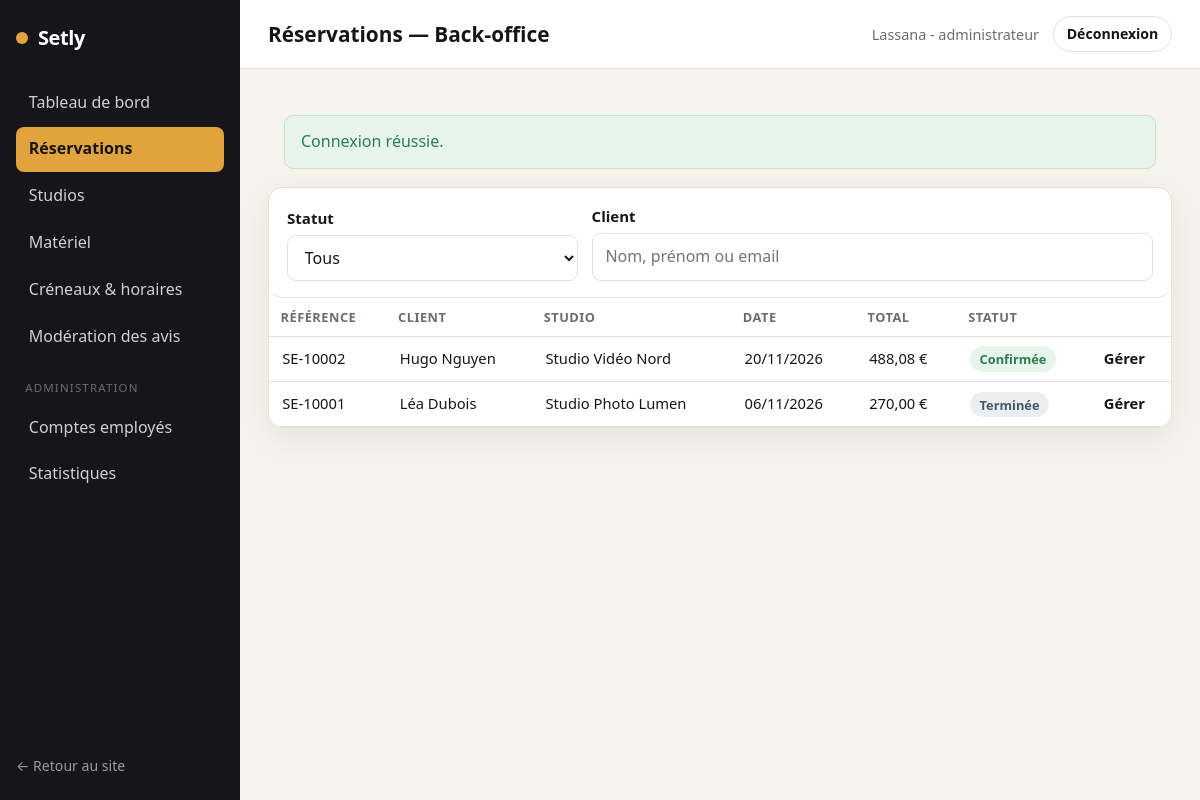
/back-office/reservations (signed in), run on the app's committed database.
### tables this page shows
CREATE TABLE reservation (
    id_reservation      INT AUTO_INCREMENT PRIMARY KEY,
    id_utilisateur      INT NOT NULL,
    id_studio           INT NOT NULL,
    reference           VARCHAR(20) NOT NULL UNIQUE,
    date_tournage       DATE NOT NULL,
    heure_debut         TIME NOT NULL,
    duree_heures        INT NOT NULL,
    nb_personnes        INT NOT NULL,
    mode_retrait        VARCHAR(20) NOT NULL DEFAULT 'sur_place',
    livraison_km        INT NOT NULL DEFAULT 0,
    prix_studio_cents   INT NOT NULL,
    reduction_cents     INT NOT NULL DEFAULT 0,
    prix_materiel_cents INT NOT NULL DEFAULT 0,
    livraison_cents     INT NOT NULL DEFAULT 0,
    total_cents         INT NOT NULL,
    statut              VARCHAR(30) NOT NULL DEFAULT 'en_attente',
    date_creation       DATETIME NOT NULL DEFAULT CURRENT_TIMESTAMP,
    CONSTRAINT fk_resa_utilisateur FOREIGN KEY (id_utilisateur) REFERENCES utilisateur(id_utilisateur),
    CONSTRAINT fk_resa_studio      FOREIGN KEY (id_studio)      REFERENCES studio(id_studio),
    CONSTRAINT chk_statut CHECK (statut IN
        ('en_attente','confirmee','en_preparation','en_cours','terminee','annulee','attente_retour_materiel'))
);

CREATE TABLE utilisateur (
    id_utilisateur     INT AUTO_INCREMENT PRIMARY KEY,
    id_role            INT NOT NULL,
    nom                VARCHAR(80)  NOT NULL,
    prenom             VARCHAR(80)  NOT NULL,
    email              VARCHAR(180) NOT NULL UNIQUE,
    mot_de_passe_hash  VARCHAR(255) NOT NULL,
    telephone          VARCHAR(20),
    email_verifie      TINYINT(1) NOT NULL DEFAULT 0,
    actif              TINYINT(1) NOT NULL DEFAULT 1,
    date_creation      DATETIME NOT NULL DEFAULT CURRENT_TIMESTAMP,
    CONSTRAINT fk_utilisateur_role FOREIGN KEY (id_role) REFERENCES role(id_role)
);

CREATE TABLE studio (
    id_studio           INT AUTO_INCREMENT PRIMARY KEY,
    id_type             INT NOT NULL,
    nom                 VARCHAR(120) NOT NULL,
    description         TEXT,
    capacite            INT NOT NULL,
    surface_m2          INT,
    tarif_horaire_cents INT NOT NULL,
    duree_min_heures    INT NOT NULL DEFAULT 2,
    conditions          TEXT,
    actif               TINYINT(1) NOT NULL DEFAULT 1,
    CONSTRAINT fk_studio_type FOREIGN KEY (id_type) REFERENCES type_studio(id_type)
);

### src/Controller/Controller.php (called while the page is built, shortened)
<?php
abstract class Controller
{
    protected function view(string $template, array $data = [], string $layout = 'layouts/main'): void
    {
        View::render($template, $data, $layout);
    }
}

### src/Controller/EmployeController.php (called while the page is built, shortened)
<?php
final class EmployeController extends Controller
{
    public function reservations(Request $request): void
    {
        $filters = [
            'statut' => (string) $request->query('statut', ''),
            'client' => (string) $request->query('client', ''),
        ];
        $this->view('backoffice/reservations', [
            'title'        => 'Réservations — Back-office',
            'reservations' => Reservation::all($filters),
            'statuts'      => ReservationService::LABELS,
            'filters'      => $filters,
        ], 'layouts/backoffice');
    }
}

### public/index.php (called while the page is built, shortened)
<?php
require __DIR__ . '/../src/bootstrap.php';
$routes = require __DIR__ . '/../config/routes.php';
$router = new Router($routes);
$router->dispatch(
    $_SERVER['REQUEST_METHOD'],
    parse_url($_SERVER['REQUEST_URI'], PHP_URL_PATH) ?: '/'
);

### src/bootstrap.php (called while the page is built, shortened)
<?php
spl_autoload_register(static function (string $class): void {
    $prefix  = 'App\\';
    $baseDir = __DIR__ . '/';
    $relative = substr($class, strlen($prefix));
    $file     = $baseDir . str_replace('\\', '/', $relative) . '.php';
});
App\Core\Config::load(require __DIR__ . '/../config/config.php');
require __DIR__ . '/helpers.php';

### src/Core/Config.php (called while the page is built, shortened)
<?php
final class Config
{
    private static array $items = [];
    public static function load(array $items): void
    {
        self::$items = $items;
    }
    public static function get(string $key, mixed $default = null): mixed
    {
        $segments = explode('.', $key);
        $value    = self::$items;
        foreach ($segments as $segment) {
            if (is_array($value) && array_key_exists($segment, $value)) {
                $value = $value[$segment];
            } else {
                return $default;
            }
        }
        return $value;
    }
}

### src/Core/Database.php (called while the page is built, shortened)
<?php
final class Database
{
    private static ?PDO $pdo = null;
    public static function connection(): PDO
    {
        $host = Config::get('db.host');
        $port = Config::get('db.port');
        $name = Config::get('db.name');
        $dsn  = "mysql:host={$host};port={$port};dbname={$name};charset=utf8mb4";
        $options = [
            PDO::ATTR_ERRMODE            => PDO::ERRMODE_EXCEPTION,
            PDO::ATTR_DEFAULT_FETCH_MODE => PDO::FETCH_ASSOC,
            PDO::ATTR_EMULATE_PREPARES   => false,
        ];
        $ca = (string) Config::get('db.ssl_ca');
        try {
            self::$pdo = new PDO($dsn, Config::get('db.user'), Config::get('db.pass'), $options);
        } catch (PDOException $e) {
            http_response_code(500);
            exit('Connexion à la base de données impossible.');
        }
        return self::$pdo;
    }
}

### src/Model/Reservation.php (called while the page is built, shortened)
<?php
final class Reservation
{
    public static function all(array $filters = []): array
    {
        $sql = "SELECT r.*, s.nom AS studio_nom,
                       u.nom AS client_nom, u.prenom AS client_prenom
                FROM reservation r
                JOIN studio s ON s.id_studio = r.id_studio
                JOIN utilisateur u ON u.id_utilisateur = r.id_utilisateur
                WHERE 1=1";
        $params = [];
        $sql .= " ORDER BY r.date_creation DESC";
        $stmt = Database::connection()->prepare($sql);
        $stmt->execute($params);
        return $stmt->fetchAll();
    }
}

### src/Core/Security.php (called while the page is built, shortened)
<?php
final class Security
{
    public static function e(?string $value): string
    {
        return htmlspecialchars((string) $value, ENT_QUOTES, 'UTF-8');
    }
}

### src/helpers.php (called while the page is built, shortened)
<?php
if (!function_exists('e')) {
    function e(?string $value): string
    {
        return Security::e($value);
    }
}
if (!function_exists('price')) {
    function price(int $cents): string
    {
        return TarifService::format($cents);
    }
}

### src/Service/TarifService.php (called while the page is built, shortened)
<?php
final class TarifService
{
    public static function format(int $cents): string
    {
        return number_format($cents / 100, 2, ',', ' ') . ' €';
    }
}

### src/Service/ReservationService.php (called while the page is built, shortened)
<?php
final class ReservationService
{
    public static function statutLabel(string $statut): string
    {
        return self::LABELS[$statut] ?? $statut;
    }
}

### views/backoffice/_reservations_rows.php (the view, shortened to what this page needs)
<table class="table">
    <thead>
        <tr><th>Référence</th><th>Client</th><th>Studio</th><th>Date</th><th>Total</th><th>Statut</th><th></th></tr>
    </thead>
    <tbody>
        <?php if (!$reservations): ?>
            <tr><td colspan="7" class="empty">Aucune réservation ne correspond à ces filtres.</td></tr>
        <?php else: ?>
            <?php foreach ($reservations as $r): ?>
                <tr>
                    <td><?= e($r['reference']) ?></td>
                    <td><?= e($r['client_prenom'] . ' ' . $r['client_nom']) ?></td>
                    <td><?= e($r['studio_nom']) ?></td>
                    <td><?= e(date('d/m/Y', strtotime($r['date_tournage']))) ?></td>
                    <td><?= price((int) $r['total_cents']) ?></td>
                    <td><span class="status status--<?= e($r['statut']) ?>"><?= e(ReservationService::statutLabel($r['statut'])) ?></span></td>
                    <td><a class="link-more" href="/back-office/reservation/<?= (int) $r['id_reservation'] ?>">Gérer</a></td>
                </tr>
            <?php endforeach; ?>
        <?php endif; ?>
    </tbody>
</table>

### src/Core/Router.php (shortened to what this page needs)
<?php
final class Router
{
    public function dispatch(string $method, string $path): void
    {
        $path = rtrim($path, '/') ?: '/';
        foreach ($this->routes as [$routeMethod, $routePath, $handler, $access]) {
            if ($routeMethod !== $method) {
                continue;
            }
            $pattern = $this->toRegex($routePath);
            if (preg_match($pattern, $path, $matches)) {
                $params = array_filter(
                    $matches,
                    static fn ($k) => !is_int($k),
                    ARRAY_FILTER_USE_KEY
                );
                [$class, $action] = explode('@', $handler);
                $controller = new $fqcn();
                $controller->$action(new Request(), ...array_values($params));
                return;
            }
        }
    }
    private function toRegex(string $path): string
    {
        $regex = preg_replace('#\{([a-zA-Z_]+)\}#', '(?P<$1>[^/]+)', $path);
        return '#^' . $regex . '$#';
    }
}

### public/assets/css/style.css (style rules this page uses)
:root { --ink: #16161a; --ink-soft: #3a3a42; --muted: #6b6b76; --line: #e4e0d6; --bg: #ffffff; --bg-soft: #f6f3ec; --gold: #e0a33d; --gold-dark: #c4862a; --danger: #c0392b; --success: #2e7d52; --radius: 14px; --radius-sm: 9px; --shadow: 0 10px 30px rgba(22, 22, 26, 0.07); --maxw: 1140px; --font: "Segoe UI", system-ui, -apple-system, Roboto, Helvetica, Arial, sans-serif; }
* { box-sizing: border-box; }
html { scroll-behavior: smooth; }
body { margin: 0; font-family: var(--font); color: var(--ink); background: var(--bg); line-height: 1.6; -webkit-font-smoothing: antialiased; }
a { color: var(--ink); text-decoration-color: var(--gold); text-underline-offset: 3px; }
.link-more { font-weight: 600; text-decoration: none; }
.status { font-size: .8rem; font-weight: 700; padding: .3em .75em; border-radius: 999px; white-space: nowrap; }
.status--confirmee { background: #e6f4ec; color: var(--success); }
.status--terminee { background: #eceff1; color: #455a64; }
.bo { background: var(--bg-soft); }
.table { width: 100%; border-collapse: collapse; }
.table th, .table td { text-align: left; padding: .7em .9em; border-bottom: 1px solid var(--line); font-size: .92rem; }
.table th { font-size: .8rem; text-transform: uppercase; letter-spacing: .04em; color: var(--muted); }

### data on the page
reservation: reference "SE-10002", id_utilisateur.nom "Hugo Nguyen", id_studio.nom "Studio Vidéo Nord", date_tournage "20/11/2026", total_cents "488,08 €", statut "Confirmée"
reservation: reference "SE-10001", id_utilisateur.nom "Léa Dubois", id_studio.nom "Studio Photo Lumen", date_tournage "06/11/2026", total_cents "270,00 €", statut "Terminée"

### other printed values
$f['message'] "Connexion réussie."
